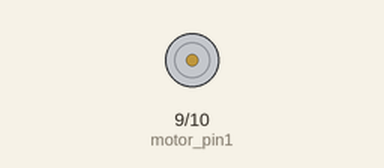
The sketch below on a simulated Arduino Uno, built with avr-gcc and run on an emulated ATmega328P. Shown: motor-driver pin pairs drawn as motors (green arrow = first pin HIGH = forward, orange = second pin HIGH = backward, longer = more drive).

Above: at 0.05 s.
At 9.95 s:
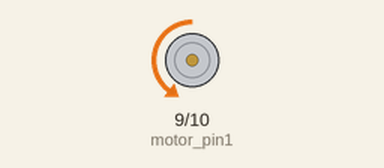
At 19.95 s:
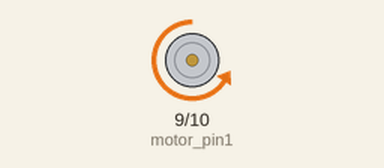
At 39.85 s:
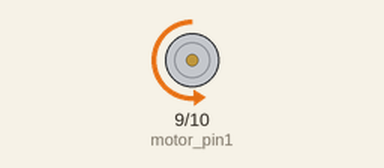
Timing chart, 0 to 40.0 s (numbered marks = the images above):
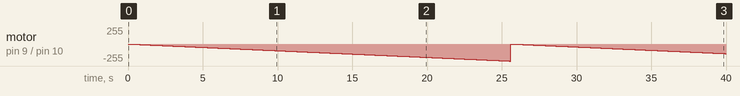

The sketch:

Motor_Driver.ino
```cpp
#define motor_pin1 9
#define motor_pin2 10
void setup() {
Serial.begin(9600);

pinMode(motor_pin1 ,OUTPUT);
pinMode(motor_pin2 ,OUTPUT);
}

void loop() {
  for(int r=0;r<=255;r++){
    setspeed(0,r);
    delay(100);
   }
setspeed(0,0);
 for(int r=255;r<=0;r--){
    setspeed(r,0);
    delay(100);
   }
   setspeed(0,0);
}
void setspeed(int x,int y)
{
  analogWrite(motor_pin1,x);
  analogWrite(motor_pin2,y);
}
```

Measured:
- by itself, motor on pin 9 (motor_pin1) / pin 10 (motor_pin2): stopped → backward 1/255 at 0.10 s, → backward 2/255 0.10 s later, → backward 3/255 0.10 s later, → backward 4/255 0.10 s later, … (399 changes in this stretch)
